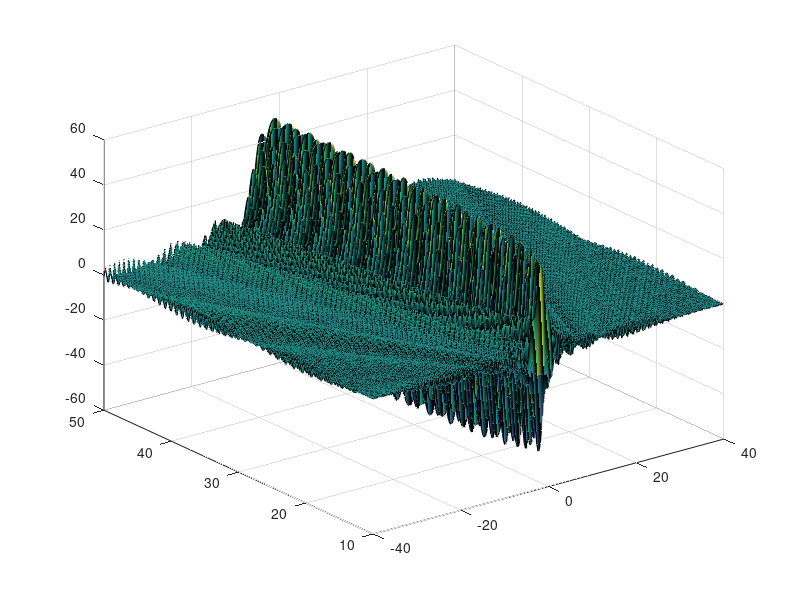

Reproduce this figure in MATLAB.
%/ define coordinates /%
xmin = -40;    % adjust bounds as desired
xmax = 40;
nx = 300;
ymin = 10;
ymax = 50;
ny = nx;

dx = (xmax - xmin)/(nx-1);
dy = (ymax - ymin)/(ny-1);
x = xmin:dx:xmax;
y = ymin:dy:ymax;
[X, Y] = meshgrid(x, y);

%/ determine height Z /%

for p = 1:200      % looping 200 times to get 200 different frequencies
    w = p / 20;    % define each frequency w
    k = w^2 / 9.81;    % wavenumber, found from dispersion relation
    v = 1.5;    % speed of the boat
    Z = 0;      % initialise height Z
    for t = 0:50    % loop for 50 time intervals
        tprime = t/20;    % divide t to get smaller intervals
        r = sqrt((X+v*tprime).^2+Y.^2);    % distance from boat's position
        Z = Z + sin(k*r);    % add new wave to the existing Z
    end
end
surf(X,Y,Z)    % plot
